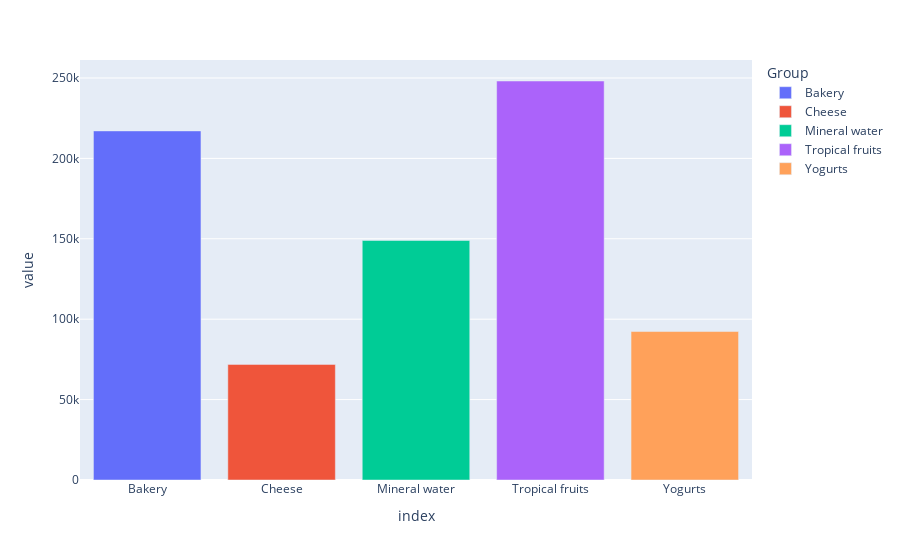

The notebook cell this image was saved under:
### Code cell
g = df.groupby('Group').size().to_frame()
g['Group'] = g.index
fig = px.bar(g, color='Group')
fig.show()

### Figure 1 — Plotly figure (JSON) as saved in the notebook; plotly's stock layout.template omitted (floating-point values rounded to 4 significant figures)
{"data": [{"alignmentgroup": "True", "hovertemplate": "Group=Bakery<br>index=%{x}<br>value=%{y}<extra></extra>", "legendgroup": "Bakery", "marker": {"color": "#636efa", "pattern": {"shape": ""}}, "name": "Bakery", "offsetgroup": "Bakery", "orientation": "v", "showlegend": true, "textposition": "auto", "type": "bar", "x": ["Bakery"], "xaxis": "x", "y": [217072], "yaxis": "y"}, {"alignmentgroup": "True", "hovertemplate": "Group=Cheese<br>index=%{x}<br>value=%{y}<extra></extra>", "legendgroup": "Cheese", "marker": {"color": "#EF553B", "pattern": {"shape": ""}}, "name": "Cheese", "offsetgroup": "Cheese", "orientation": "v", "showlegend": true, "textposition": "auto", "type": "bar", "x": ["Cheese"], "xaxis": "x", "y": [71901], "yaxis": "y"}, {"alignmentgroup": "True", "hovertemplate": "Group=Mineral water<br>index=%{x}<br>value=%{y}<extra></extra>", "legendgroup": "Mineral water", "marker": {"color": "#00cc96", "pattern": {"shape": ""}}, "name": "Mineral water", "offsetgroup": "Mineral water", "orientation": "v", "showlegend": true, "textposition": "auto", "type": "bar", "x": ["Mineral water"], "xaxis": "x", "y": [148953], "yaxis": "y"}, {"alignmentgroup": "True", "hovertemplate": "Group=Tropical fruits<br>index=%{x}<br>value=%{y}<extra></extra>", "legendgroup": "Tropical fruits", "marker": {"color": "#ab63fa", "pattern": {"shape": ""}}, "name": "Tropical fruits", "offsetgroup": "Tropical fruits", "orientation": "v", "showlegend": true, "textposition": "auto", "type": "bar", "x": ["Tropical fruits"], "xaxis": "x", "y": [248117], "yaxis": "y"}, {"alignmentgroup": "True", "hovertemplate": "Group=Yogurts<br>index=%{x}<br>value=%{y}<extra></extra>", "legendgroup": "Yogurts", "marker": {"color": "#FFA15A", "pattern": {"shape": ""}}, "name": "Yogurts", "offsetgroup": "Yogurts", "orientation": "v", "showlegend": true, "textposition": "auto", "type": "bar", "x": ["Yogurts"], "xaxis": "x", "y": [92323], "yaxis": "y"}], "layout": {"barmode": "relative", "legend": {"title": {"text": "Group"}, "tracegroupgap": 0}, "margin": {"t": 60}, "xaxis": {"anchor": "y", "domain": [0, 1], "title": {"text": "index"}}, "yaxis": {"anchor": "x", "domain": [0, 1], "title": {"text": "value"}}}}
